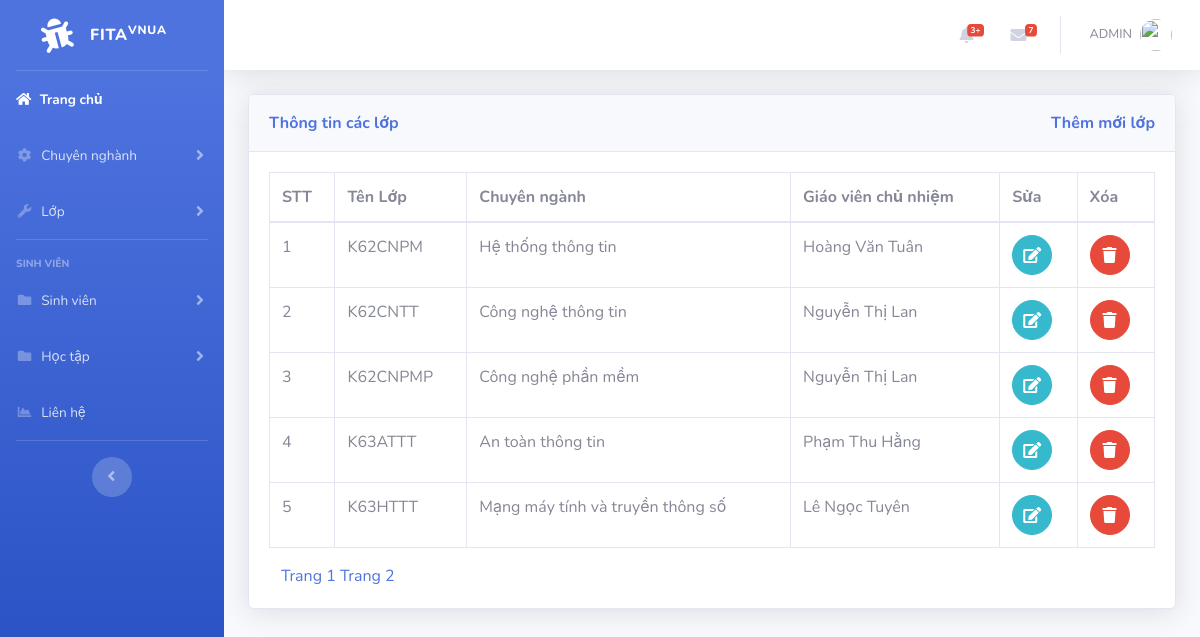
Screenshot of /class.php with the database file from the repository.
### tables this page shows
CREATE TABLE `class` (
  `id` int(11) NOT NULL,
  `tenlop` varchar(50) NOT NULL,
  `id_cn` int(11) NOT NULL,
  `gvcn` varchar(50) NOT NULL
);

### class.php (the view, shortened to what this page needs)
<?php
  include('includes/header.php');
  include('includes/navbar.php');
  include('includes/connect.php');
$sotin1trang = 5;
if(isset($_GET["trang"]))
{
    $trang = $_GET["trang"];
}
else
{
    $trang = 1;
}
?>
<div class="container-fluid">
  <div class="card shadow mb-4">
    <div class="card-header py-3">
      <h7 class="m-0 font-weight-bold text-primary">Thông tin các lớp
              <a style="float:right" href="add_class.php">
                Thêm mới lớp
              </a>
      </h7>
    </div>
<div class="card-body">
<div class="table-responsive">
      <table class="table table-bordered" id="dataTable" width="100%" cellspacing="0">
        <thead>
          <tr>
            <th>STT</th>
            <th>Tên Lớp</th>
            <th>Chuyên ngành</th>
            <th>Giáo viên chủ nhiệm</th>
            <th>Sửa</th>
            <th>Xóa</th>
          </tr>
        </thead>
        <tbody>
          <?php
             $no = 1;
             $from = ($trang - 1) * $sotin1trang;
             $qr = "SELECT * FROM class LIMIT $from, $sotin1trang";
             $query_run1=mysqli_query($connect,$qr);
              if(mysqli_num_rows($query_run1)>0)
              {
                while($row=mysqli_fetch_assoc($query_run1))
                {
                  ?>
                        <td><?php echo $no; ?></td>
                        <td><?php echo $row['tenlop']; ?></td>
                        <td>
                          <?php
                         if($row['id_cn'] == 1)
                         {
                           echo "Công nghệ phần mềm";
                         }
                         if($row['id_cn'] == 2)
                         {
                           echo "Công nghệ thông tin";
                         }
                         if($row['id_cn' ]== 3)
                         {
                           echo "Hệ thống thông tin";
                         }
                        if($row['id_cn'] == 4)
                         {
                           echo "An toàn thông tin";
                         }
                         if($row['id_cn'] == 5)
                         {
                           echo "Mạng máy tính và truyền thông số";
                         }
                         else{
                           echo ' ';
                         }
                         ?>
                         </td>
                        <td><?php echo $row['gvcn']; ?></td>
                        <td>
                            <form action="edit_class.php" method="post">
                                <button  type="submit" name="edit_class" class="btn btn-info btn-circle"><i class="fa fa-edit edit"></i></button>
                            </form>
                        </td>
                        <td>
                            <form action="code.php" method="post">
                              <button onclick="return confirm('Bạn có muốn xóa lớp')" href="code.php?id=<?php echo $row['tenlop'];?>" type="submit" name="delete_class" class="btn btn-danger btn-circle"><i class="fas fa-trash"></i></button>
                            </form>
                        </td>
                  <?php
                  $no++;
                }
              }
              else
              {
                echo "Not found";
              }
           ?>
        </tbody>
      </table>
        <div class="col-md-6">
        <div class="dataTables_paginate paging_simple_numbers" id="dataTable_paginate">
        <?php
                      $x = "SELECT id FROM class";
                      $query_run2=mysqli_query($connect,$x);
                      $tongsotin = mysqli_num_rows($query_run2);
                      $sotrang = ceil($tongsotin/$sotin1trang);
                      for($i = 1 ; $i<=$sotrang; $i++)
                      {
                        echo "<a href='class.php?trang=$i'>Trang $i  </a>";
                      }
        ?>
        </div>
        </div>
    </div>
  </div>
</div>
</div>

### rows the page displays
class: tenlop "K62CNPM", id_cn "Hệ thống thông tin", gvcn "Hoàng Văn Tuân"
class: tenlop "K62CNTT", id_cn "Công nghệ thông tin", gvcn "Nguyễn Thị Lan"
class: tenlop "K62CNPMP", id_cn "Công nghệ phần mềm", gvcn "Nguyễn Thị Lan"
class: tenlop "K63ATTT", id_cn "An toàn thông tin", gvcn "Phạm Thu Hằng"
class: tenlop "K63HTTT", id_cn "Mạng máy tính và truyền thông số", gvcn "Lê Ngọc Tuyên"
